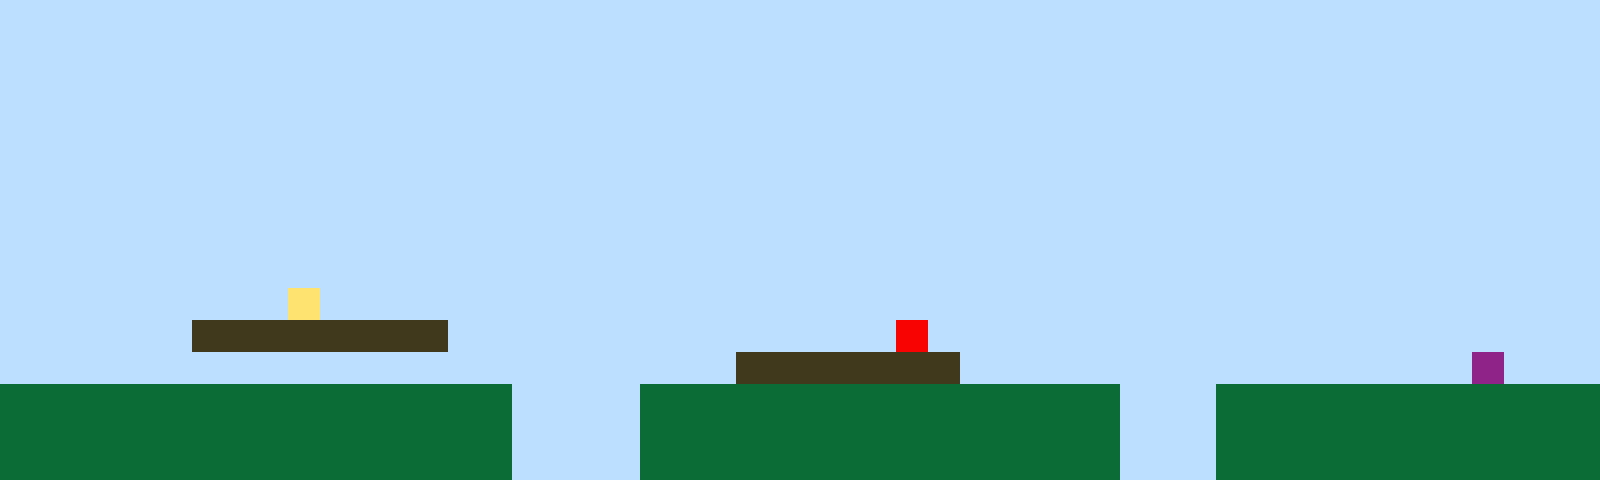

Rendered tile map (Tiled .tmx) drawn with the repository's tilesets; below, a short description and the full map source, tile grids included:
An orthogonal 50x15 tile map with 32x32 px tiles, 1 tile layer (Tile Layer 1).

<map version="1.10" tiledversion="1.11.2" orientation="orthogonal" renderorder="right-up" width="50" height="15" tilewidth="32" tileheight="32" infinite="0" nextlayerid="2" nextobjectid="1"><editorsettings><export target="map1.csv" format="csv" /></editorsettings><tileset firstgid="1" name="sprites" tilewidth="32" tileheight="32" tilecount="6" columns="3"><image source="sprites.png" width="96" height="64" /></tileset><layer id="1" name="Tile Layer 1" width="50" height="15"><data encoding="csv">1,1,1,1,1,1,1,1,1,1,1,1,1,1,1,1,1,1,1,1,1,1,1,1,1,1,1,1,1,1,1,1,1,1,1,1,1,1,1,1,1,1,1,1,1,1,1,1,1,1,1,1,1,1,1,1,1,1,1,1,1,1,1,1,1,1,1,1,1,1,1,1,1,1,1,1,1,1,1,1,1,1,1,1,1,1,1,1,1,1,1,1,1,1,1,1,1,1,1,1,1,1,1,1,1,1,1,1,1,1,1,1,1,1,1,1,1,1,1,1,1,1,1,1,1,1,1,1,1,1,1,1,1,1,1,1,1,1,1,1,1,1,1,1,1,1,1,1,1,1,1,1,1,1,1,1,1,1,1,1,1,1,1,1,1,1,1,1,1,1,1,1,1,1,1,1,1,1,1,1,1,1,1,1,1,1,1,1,1,1,1,1,1,1,1,1,1,1,1,1,1,1,1,1,1,1,1,1,1,1,1,1,1,1,1,1,1,1,1,1,1,1,1,1,1,1,1,1,1,1,1,1,1,1,1,1,1,1,1,1,1,1,1,1,1,1,1,1,1,1,1,1,1,1,1,1,1,1,1,1,1,1,1,1,1,1,1,1,1,1,1,1,1,1,1,1,1,1,1,1,1,1,1,1,1,1,1,1,1,1,1,1,1,1,1,1,1,1,1,1,1,1,1,1,1,1,1,1,1,1,1,1,1,1,1,1,1,1,1,1,1,1,1,1,1,1,1,1,1,1,1,1,1,1,1,1,1,1,1,1,1,1,1,1,1,1,1,1,1,1,1,1,1,1,1,1,1,1,1,1,1,1,1,1,1,1,1,1,1,1,1,1,1,1,1,1,1,1,1,1,1,1,1,1,1,1,1,1,1,1,1,1,1,1,1,1,1,1,1,1,1,1,1,1,1,1,1,1,1,1,1,1,1,1,1,1,1,1,1,1,1,1,1,1,1,1,1,1,1,1,1,1,1,1,1,1,1,1,1,1,1,1,1,1,1,1,1,1,1,1,1,1,1,1,1,1,1,1,1,4,1,1,1,1,1,1,1,1,1,1,1,1,1,1,1,1,1,1,1,1,1,1,1,1,1,1,1,1,1,1,1,1,1,1,1,1,1,1,1,1,1,1,1,1,1,1,3,3,3,3,3,3,3,3,1,1,1,1,1,1,1,1,1,1,1,1,1,1,5,1,1,1,1,1,1,1,1,1,1,1,1,1,1,1,1,1,1,1,1,1,1,1,1,1,1,1,1,1,1,1,1,1,1,1,1,1,1,1,1,1,1,1,1,3,3,3,3,3,3,3,1,1,1,1,1,1,1,1,1,1,1,1,1,1,1,1,6,1,1,1,2,2,2,2,2,2,2,2,2,2,2,2,2,2,2,2,1,1,1,1,2,2,2,2,2,2,2,2,2,2,2,2,2,2,2,1,1,1,2,2,2,2,2,2,2,2,2,2,2,2,2,2,2,2,2,2,2,2,2,2,2,2,2,2,2,2,1,1,1,1,2,2,2,2,2,2,2,2,2,2,2,2,2,2,2,1,1,1,2,2,2,2,2,2,2,2,2,2,2,2,2,2,2,2,2,2,2,2,2,2,2,2,2,2,2,2,1,1,1,1,2,2,2,2,2,2,2,2,2,2,2,2,2,2,2,1,1,1,2,2,2,2,2,2,2,2,2,2,2,2</data></layer></map>
